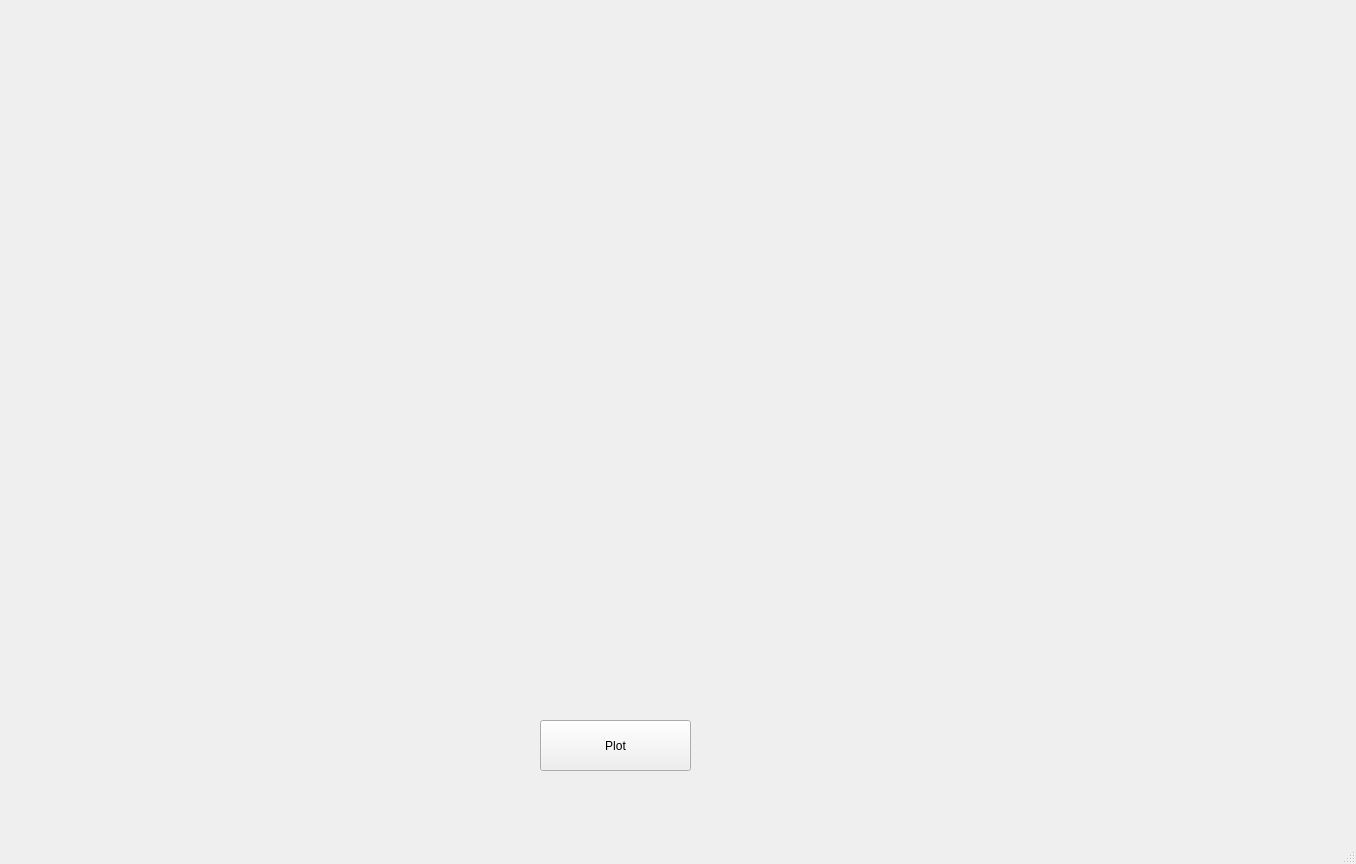
<?xml version="1.0" encoding="UTF-8"?>
<ui version="4.0">
 <class>MainWindow</class>
 <widget class="QMainWindow" name="MainWindow">
  <property name="geometry">
   <rect>
    <x>0</x>
    <y>0</y>
    <width>1356</width>
    <height>864</height>
   </rect>
  </property>
  <property name="windowTitle">
   <string>MainWindow</string>
  </property>
  <widget class="QWidget" name="centralwidget">
   <widget class="QWidget" name="widgetGraph" native="true">
    <property name="geometry">
     <rect>
      <x>60</x>
      <y>50</y>
      <width>1261</width>
      <height>611</height>
     </rect>
    </property>
   </widget>
   <widget class="QPushButton" name="pushButton">
    <property name="geometry">
     <rect>
      <x>540</x>
      <y>720</y>
      <width>151</width>
      <height>51</height>
     </rect>
    </property>
    <property name="text">
     <string>Plot</string>
    </property>
   </widget>
  </widget>
  <widget class="QMenuBar" name="menubar">
   <property name="geometry">
    <rect>
     <x>0</x>
     <y>0</y>
     <width>1356</width>
     <height>22</height>
    </rect>
   </property>
  </widget>
  <widget class="QStatusBar" name="statusbar"/>
 </widget>
 <resources/>
 <connections/>
</ui>
